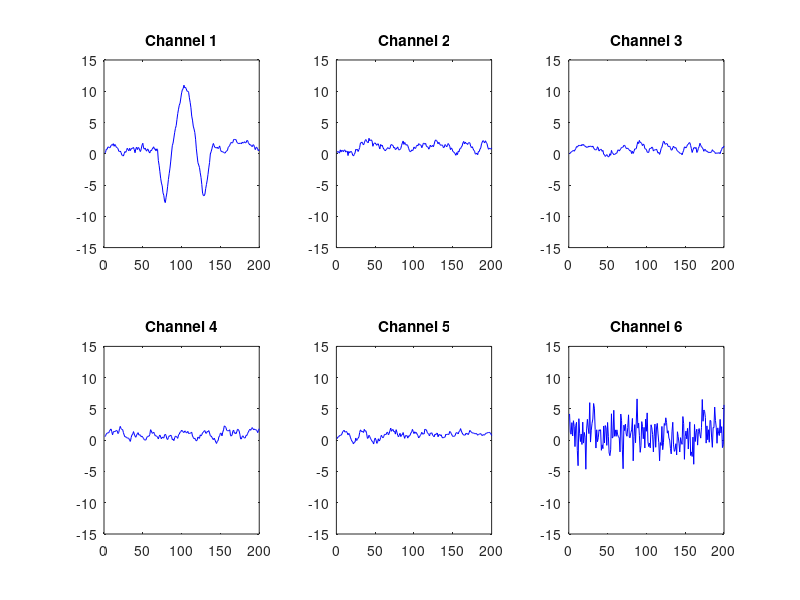

Here is the MATLAB script that generated this plot: (Note: this script raises an error after producing the figure.)
clear all
close all

% reference demo with a noisy reference channel

y = 1:0.1:12;
y = sin(y);
signal = y(40:99);
signal = signal * 10;

r1 = 1 + 2.*randn(200,1);
r2 = 1 + 2.*randn(200,1);
r3 = 1 + 2.*randn(200,1);
r4 = 1 + 2.*randn(200,1);
r5 = 1 + 2.*randn(200,1);
r6 = 1 + 2.*randn(200,1);

r1(70:129) = r1(70:129) + signal';

span = 10; % Size of the averaging window
window = ones(span,1)/span; 
r1 = filter(window,1,r1);
r2 = filter(window,1,r2);
r3 = filter(window,1,r3);
r4 = filter(window,1,r4);
r5 = filter(window,1,r5);
%r6 = filter(window,1,r6);

figure

subplot(2,3,1),plot(r1,'b');
title('Channel 1');
axis([0 200 -15 15]);
subplot(2,3,2),plot(r2,'b');
title('Channel 2');
axis([0 200 -15 15]);
subplot(2,3,3),plot(r3,'b');
title('Channel 3');
axis([0 200 -15 15]);
subplot(2,3,4),plot(r4,'b');
title('Channel 4');
axis([0 200 -15 15]);
subplot(2,3,5),plot(r5,'b');
title('Channel 5');
axis([0 200 -15 15]);
subplot(2,3,6),plot(r6,'b');
title('Channel 6');
axis([0 200 -15 15]);

suplabel('Unreferenced Data','t');

pause

% Average Reference

figure

ref = (r1+r2+r3+r4+r5+r6)/6;

r1a = r1 - ref;
r2a = r2 - ref;
r3a = r3 - ref;
r4a = r4 - ref;
r5a = r5 - ref;
r6a = r6 - ref;

subplot(2,3,1),plot(r1,'b');
title('Channel 1');
hold on
subplot(2,3,1),plot(r1a,'r');
axis([0 200 -15 15]);
subplot(2,3,2),plot(r2,'b');
title('Channel 2');
hold on
subplot(2,3,2),plot(r2a,'r');
axis([0 200 -15 15]);
subplot(2,3,3),plot(r3,'b');
title('Channel 3');
hold on
subplot(2,3,3),plot(r3a,'r');
axis([0 200 -15 15]);
subplot(2,3,4),plot(r4,'b');
hold on
subplot(2,3,4),plot(r4a,'r');
title('Channel 4');
axis([0 200 -15 15]);
subplot(2,3,5),plot(r5,'b');
hold on
subplot(2,3,5),plot(r5a,'r');
title('Channel 5');
axis([0 200 -15 15]);
subplot(2,3,6),plot(r6,'b');
title('Channel 6');
hold on
subplot(2,3,6),plot(r6a,'r');
axis([0 200 -15 15]);

suplabel('Average Reference','t');

pause

% single channel reference

figure

ref = r6;

r11 = r1 - ref;
r21 = r2 - ref;
r31 = r3 - ref;
r41 = r4 - ref;
r51 = r5 - ref;
r61 = r6 - ref;

subplot(2,3,1),plot(r1,'b');
title('Channel 1');
hold on
subplot(2,3,1),plot(r11,'r');
axis([0 200 -15 15]);
subplot(2,3,2),plot(r2,'b');
title('Channel 2');
hold on
subplot(2,3,2),plot(r21,'r');
axis([0 200 -15 15]);
subplot(2,3,3),plot(r3,'b');
title('Channel 3');
hold on
subplot(2,3,3),plot(r31,'r');
axis([0 200 -15 15]);
subplot(2,3,4),plot(r4,'b');
hold on
subplot(2,3,4),plot(r41,'r');
title('Channel 4');
axis([0 200 -15 15]);
subplot(2,3,5),plot(r5,'b');
hold on
subplot(2,3,5),plot(r51,'r');
title('Channel 5');
axis([0 200 -15 15]);
subplot(2,3,6),plot(r6,'b');
title('Channel 6');
hold on
subplot(2,3,6),plot(r61,'r');
axis([0 200 -15 15]);

suplabel('Referenced to Channel 6','t');

pause

% two channel reference

figure

ref = (r5+r6)/2;

r12 = r1 - ref;
r22 = r2 - ref;
r32 = r3 - ref;
r42 = r4 - ref;
r52 = r5 - ref;
r62 = r6 - ref;

subplot(2,3,1),plot(r1,'b');
title('Channel 1');
hold on
subplot(2,3,1),plot(r12,'r');
axis([0 200 -15 15]);
subplot(2,3,2),plot(r2,'b');
title('Channel 2');
hold on
subplot(2,3,2),plot(r22,'r');
axis([0 200 -15 15]);
subplot(2,3,3),plot(r3,'b');
title('Channel 3');
hold on
subplot(2,3,3),plot(r32,'r');
axis([0 200 -15 15]);
subplot(2,3,4),plot(r4,'b');
hold on
subplot(2,3,4),plot(r42,'r');
title('Channel 4');
axis([0 200 -15 15]);
subplot(2,3,5),plot(r5,'b');
hold on
subplot(2,3,5),plot(r52,'r');
title('Channel 5');
axis([0 200 -15 15]);
subplot(2,3,6),plot(r6,'b');
title('Channel 6');
hold on
subplot(2,3,6),plot(r62,'r');
axis([0 200 -15 15]);

suplabel('Referenced to Average of Channels 5 and 6','t');

pause

% comparison

figure 

plot(r1,'k');
hold on;
plot(r1a,'r');
hold on;
plot(r11,'b');
hold on;
plot(r12,'g');

title('Comparison of Reference Types');

legend('Black: Original Data','Red: Average Reference','Blue: One Channel Reference','Green: Two Channel Reference');

pause;

close all;